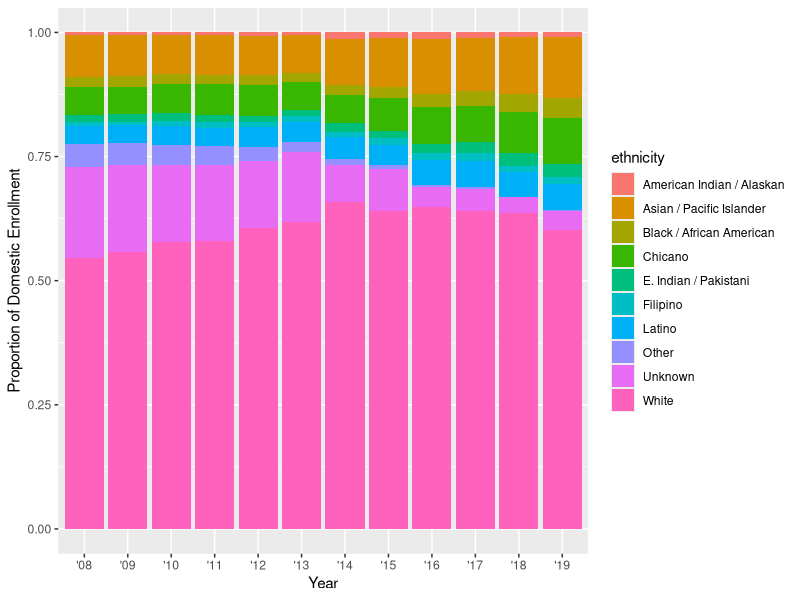

Recreate this plot in R.
## ---- chunk 1
knitr::opts_chunk$set(echo = TRUE)
library(tidyverse)
library(here)
## ---- chunk 2
ucsb_grad <- read.csv(here("data", "ucsb_grad_data.csv"))
## ---- chunk 3
ggplot(data = ucsb_grad, aes(x = year_abbr, y = domestic_enrollment)) +
  geom_col(position = "fill", aes(fill = ethnicity)) +
  labs(x = "Year", y = "Proportion of Domestic Enrollment")
